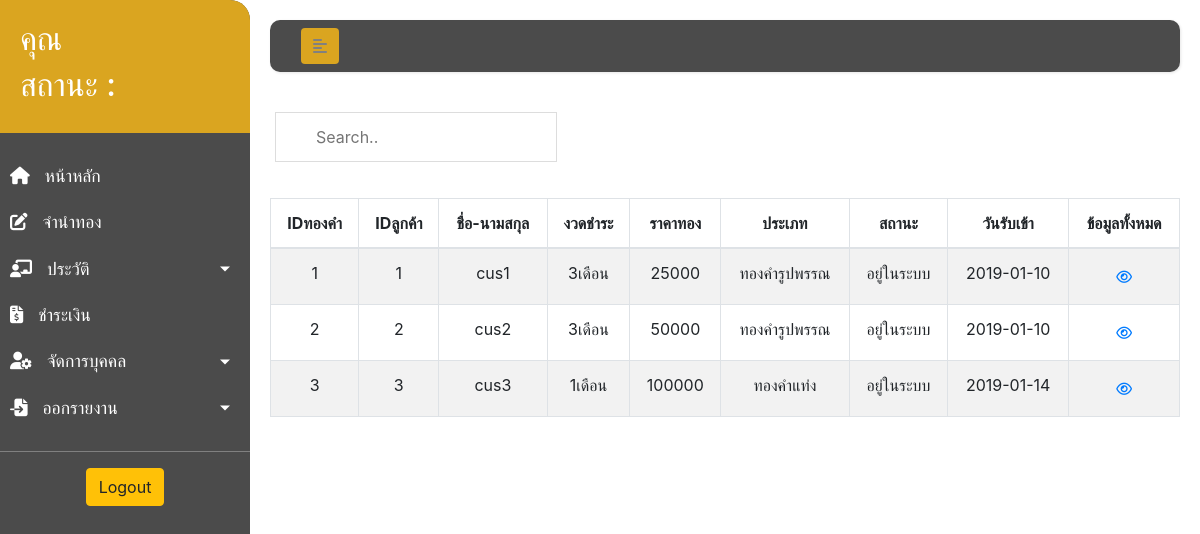
The app's page /PawnZone/Hispawngold.php with its own data.
### tables this page shows
CREATE TABLE `golds` (
  `GoldID` int(10) NOT NULL,
  `CusID` int(10) NOT NULL,
  `Goldpawnday` date NOT NULL,
  `Goldpayday` date NOT NULL,
  `TypeGold` varchar(255) NOT NULL,
  `WeightGold` int(10) NOT NULL,
  `Price` int(10) NOT NULL,
  `Rate` int(10) NOT NULL,
  `Pay` int(10) NOT NULL,
  `DuePayment` varchar(255) NOT NULL,
  `GoldStatus` varchar(255) NOT NULL,
  `GoldImg` varchar(255) NOT NULL,
  `Golddetail` varchar(255) NOT NULL,
  `Goldbalance` int(10) NOT NULL
);

CREATE TABLE `customer` (
  `CusID` int(10) NOT NULL,
  `CusFname` varchar(255) NOT NULL,
  `CusLname` varchar(255) NOT NULL,
  `CusAddress` varchar(255) NOT NULL,
  `Tel` int(12) NOT NULL,
  `CusImg` varchar(255) NOT NULL
);

### PawnZone/Hispawngold.php (the view, shortened to what this page needs)
<?php
    include_once('config.php');
?>
<!DOCTYPE html>
<html lang="en">
<head>
    <link rel="stylesheet" href="css/css.css">
    <link rel="stylesheet" href="https://stackpath.bootstrapcdn.com/bootstrap/4.1.3/css/bootstrap.min.css">
    <link rel="stylesheet" type="text/css" href="https://cdn.datatables.net/1.10.20/css/jquery.dataTables.css">
</head>
<body>
    <div class="wrapper">
        <nav id="sidebar">
            <div class="sidebar-header">
                    <h2>คุณ <?php echo $_SESSION['fname']; ?></h2>
                    <h2>สถานะ :  <?php echo $_SESSION['position']; ?></h2>
            </div>
            <ul class="list-unstyled components">
                <li>
                    <a href="index.php">
                        <i class="fas fa-home"></i>
                        หน้าหลัก
                    </a>
                </li>
                <li>
                    <a href="pawngold.php">
                        <i class="fas fa-edit"></i>
                        จำนำทอง
                    </a>
                </li>
                <li>
                    <a href="#infoSubmenu" data-toggle="collapse" aria-expanded="false" class="dropdown-toggle">
                        <i class="fas fa-chalkboard-teacher"></i>
                        ประวัติ
                    </a>
                </li>
                <li>
                    <a href="payment.php">
                        <i class="fas fa-file-invoice-dollar"></i>
                        ชำระเงิน
                    </a>
                </li>
                <li>
                    <a href="#userSubmenu" data-toggle="collapse" aria-expanded="false" class="dropdown-toggle">
                        <i class="fas fa-user-cog"></i>
                        จัดการบุคคล
                    </a>
                </li>
                <li>
                    <a href="#reportSubmenu" data-toggle="collapse" aria-expanded="false" class="dropdown-toggle">
                        <i class="fas fa-file-import"></i>
                        ออกรายงาน
                    </a>
                </li>
            </ul>
            <div class="logout">
                <a href="logout.php">
                    <input type="submit" class="btn btn-warning" name="logout" value="Logout"><br>
                </a>
            </div>
        </nav>
        <div id="content">
            <nav class="navbar navbar-expand-lg ">
                <div class="container-fluid">
                    <button type="button" id="sidebarCollapse" class="btn">
                        <i class="fas fa-align-left"></i>
                    </button>
                </div>
            </nav>
        <div class="datatable">
            <div class="tbcontainer">
            <div class="row">
                <input id="myInput" type="text" placeholder="Search..">
            </div>
            <br>
            <?php
                $query = "select * FROM customer,golds where  golds.CusID = customer.CusID";
                $result = mysqli_query($conn, $query);
                echo"<table id='goldtable' class='table table-bordered table-striped table-hover' width='100%' font-size='10px'>";
                echo "<thead>";
                    echo "<tr>";
                        echo "<th>IDทองคำ</th>";
                        echo "<th>IDลูกค้า</th>";
                        echo "<th>ชื่อ-นามสกุล</th>";
                        echo "<th>งวดชำระ</th>";
                        echo "<th>ราคาทอง</th>";
                        echo "<th>ประเภท</th>";
                        echo "<th>สถานะ</th>";
                        echo "<th>วันรับเข้า</th>";
                    echo "<th>ข้อมูลทั้งหมด</th>";
                    echo "</tr>";
                echo "</thead>";
                echo "<tbody id='myTable'>";
                 while($row1 = mysqli_fetch_array($result)){
                   echo "<tr>";
                   echo "<td>" .$row1["GoldID"] .  "</td>";
                   echo "<td>" .$row1["CusID"] .  "</td>";
                    echo "<td>" .$row1["CusFname"]. "</td>";
                   echo "<td>" .$row1["DuePayment"] .  "</td>";
                   echo "<td>" .$row1["Price"] .  "</td>";
                   echo "<td>" .$row1["TypeGold"] .  "</td>";
                   echo "<td>" .$row1["GoldStatus"] .  "</td>";
                   echo "<td>" .$row1["Goldpawnday"] .  "</td>";
                  ?>
                        <td>
                            <a class='btn btn-link btn-sm' href='showdata_pawngold.php?pawngold_id=<?=$row1["GoldID"]  ;?>'><span class='far fa-eye'></span></a>
                        </td>
                <?PHP
                   echo "</tr>";
                 }
                echo"</table>";
            ?>
            </div>
        </div>
        </div>
    </div>
</body>
</html>

### PawnZone/css/css.css (style rules this page uses)
* { list-style: none; }
body { font-family: 'Kanit', sans-serif; font-family: 'Roboto Slab', serif; background: #fafafa; text-decoration: none; }
a, a:hover, a:focus { color: inherit; text-decoration: none; transition: all 0.3s; }
.navbar { padding: 15px 10px; background: #4b4b4b; border: none; border-radius: 10px; margin-bottom: 40px; box-shadow: 1px 1px 3px rgba(0, 0, 0, 0.1); }
.navbar .btn { box-shadow: none; outline: none !important; border: none; background: goldenrod; color: gray; }
.wrapper { display: flex; align-items: stretch; width: 100%; height: 100%; }
#sidebar { min-width: 250px; max-width: 250px; background: #4b4b4b; color: #fff; transition: all 0.3s; border-top-right-radius: 20px; border-bottom-right-radius: 20px; }
#sidebar ul li a { text-align: left; }
#sidebar .sidebar-header { padding: 20px; background: goldenrod; border-top-right-radius: 20px; }
#sidebar ul.components { padding: 20px 0; border-bottom: 1px solid gray; }
#sidebar ul li a { padding: 10px; font-size: 1.1em; display: block; color: #fff; }
#sidebar ul li a i { margin-right: 10px; }
a[data-toggle="collapse"] { position: relative; }
.dropdown-toggle::after { display: block; position: absolute; top: 50%; right: 20px; transform: translateY(-50%); }
#content { width: 100%; padding: 20px; min-height: 100vh; transition: all 0.3s ease; }
.tbcontainer { text-align: center; }
.logout { text-align: center; }

### PawnZone/Hispawngold.php (style rules this page uses)
#myInput { background-position: 10px 10px; background-repeat: no-repeat; width: 30%; font-size: 16px; padding: 12px 20px 12px 40px; border: 1px solid #ddd; margin-bottom: 12px; margin-left: 20px; }

### records on screen
golds: GoldID "1", CusID "1", CusID.CusFname "cus1", DuePayment "3เดือน", Price "25000", TypeGold "ทองคำรูปพรรณ", GoldStatus "อยู่ในระบบ", Goldpawnday "2019-01-10"
golds: GoldID "2", CusID "2", CusID.CusFname "cus2", DuePayment "3เดือน", Price "50000", TypeGold "ทองคำรูปพรรณ", GoldStatus "อยู่ในระบบ", Goldpawnday "2019-01-10"
golds: GoldID "3", CusID "3", CusID.CusFname "cus3", DuePayment "1เดือน", Price "100000", TypeGold "ทองคำแท่ง", GoldStatus "อยู่ในระบบ", Goldpawnday "2019-01-14"
